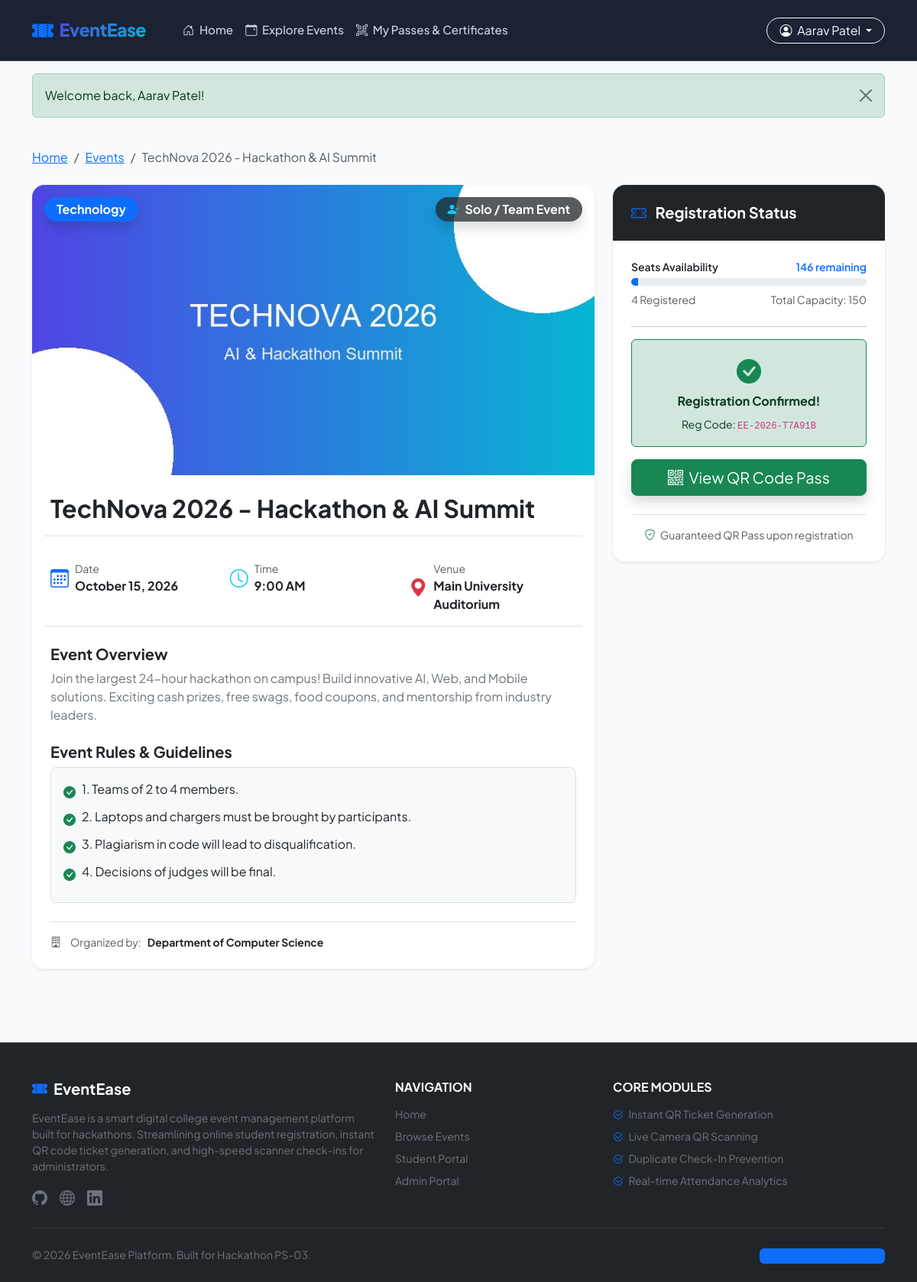
The page /event-details.php?id=1 (signed in) on the database its author committed.
### tables this page shows
CREATE TABLE `events` (
  `id` INT AUTO_INCREMENT PRIMARY KEY,
  `title` VARCHAR(150) NOT NULL,
  `category` VARCHAR(50) NOT NULL DEFAULT 'General',
  `description` TEXT NOT NULL,
  `rules` TEXT,
  `event_date` DATE NOT NULL,
  `event_time` TIME NOT NULL,
  `venue` VARCHAR(150) NOT NULL,
  `organizer` VARCHAR(100) NOT NULL DEFAULT 'Campus Event Committee',
  `capacity` INT NOT NULL,
  `registered_count` INT DEFAULT 0,
  `image` VARCHAR(255) DEFAULT 'default-event.jpg',
  `status` ENUM('active', 'completed', 'cancelled') DEFAULT 'active',
  `created_at` TIMESTAMP DEFAULT CURRENT_TIMESTAMP
);

CREATE TABLE `registrations` (
  `id` INT AUTO_INCREMENT PRIMARY KEY,
  `user_id` INT NOT NULL,
  `event_id` INT NOT NULL,
  `registration_code` VARCHAR(50) NOT NULL UNIQUE,
  `qr_code` VARCHAR(255) NOT NULL,
  `checkin_status` ENUM('pending', 'checked_in') DEFAULT 'pending',
  `checkin_time` DATETIME DEFAULT NULL,
  `registered_at` TIMESTAMP DEFAULT CURRENT_TIMESTAMP,
  UNIQUE KEY `unique_user_event` (`user_id`, `event_id`),
  FOREIGN KEY (`user_id`) REFERENCES `users`(`id`) ON DELETE CASCADE,
  FOREIGN KEY (`event_id`) REFERENCES `events`(`id`) ON DELETE CASCADE
);

### event-details.php (the view, shortened to what this page needs)
<?php
require_once __DIR__ . '/includes/header.php';
$db = getDB();
$eventId = intval($_GET['id'] ?? 0);
$stmt = $db->prepare("SELECT * FROM events WHERE id = ? AND status = 'active'");
$stmt->execute([$eventId]);
$event = $stmt->fetch();
$remainingSeats = $event['capacity'] - $event['registered_count'];
$percentFilled = min(100, round(($event['registered_count'] / $event['capacity']) * 100));
$isRegistered = false;
$registrationDetails = null;
if (isLoggedIn()) {
    $regStmt = $db->prepare("SELECT * FROM registrations WHERE user_id = ? AND event_id = ?");
    $regStmt->execute([$_SESSION['user_id'], $eventId]);
    $registrationDetails = $regStmt->fetch();
    if ($registrationDetails) {
        $isRegistered = true;
    }
}
?>
<?php
$imageFile = basename($event['image'] ?? 'default-event.jpg');
$imagePath = 'assets/uploads/' . rawurlencode($imageFile);
?>
<div class="container py-4">
    <nav aria-label="breadcrumb" class="mb-4">
        <ol class="breadcrumb">
            <li class="breadcrumb-item"><a href="index.php">Home</a></li>
            <li class="breadcrumb-item"><a href="events.php">Events</a></li>
            <li class="breadcrumb-item active" aria-current="page"><?php echo htmlspecialchars($event['title']); ?></li>
        </ol>
    </nav>
    <div class="row g-4">
        <div class="col-lg-8">
            <div class="card border-0 shadow-sm rounded-4 overflow-hidden mb-4">
                <div class="position-relative">
                    <img src="<?php echo $imagePath; ?>" alt="<?php echo htmlspecialchars($event['title']); ?>" class="w-100 object-fit-cover" style="max-height: 380px;" onerror="this.src='assets/uploads/default-event.jpg';" />
                    <span class="position-absolute top-0 start-0 m-3 badge bg-primary px-3 py-2 rounded-pill fs-6 shadow">
                        <?php echo htmlspecialchars($event['category']); ?>
                    </span>
                    <span class="position-absolute top-0 end-0 m-3 badge bg-dark bg-opacity-75 text-white px-3 py-2 rounded-pill fs-6 shadow">
                        <?php
                        $evType = $event['event_type'] ?? 'both';
                        if ($evType === 'team') {
                            echo '<i class="bi bi-people-fill text-warning me-1"></i> Team Event (' . intval($event['min_team_size'] ?? 2) . '-' . intval($event['max_team_size'] ?? 4) . ' Members)';
                        } elseif ($evType === 'both') {
                            echo '<i class="bi bi-person-check-fill text-info me-1"></i> Solo / Team Event';
                        } else {
                            echo '<i class="bi bi-person text-light me-1"></i> Solo Event';
                        }
                        ?>
                    </span>
                </div>
                <div class="card-body p-4">
                    <h2 class="fw-bold mb-3"><?php echo htmlspecialchars($event['title']); ?></h2>
                    <div class="row g-3 py-3 border-top border-bottom my-3">
                        <div class="col-sm-4">
                            <div class="d-flex align-items-center gap-2">
                                <i class="bi bi-calendar3 fs-4 text-primary"></i>
                                <div>
                                    <small class="text-muted d-block">Date</small>
                                    <strong><?php echo date('F j, Y', strtotime($event['event_date'])); ?></strong>
                                </div>
                            </div>
                        </div>
                        <div class="col-sm-4">
                            <div class="d-flex align-items-center gap-2">
                                <i class="bi bi-clock fs-4 text-info"></i>
                                <div>
                                    <small class="text-muted d-block">Time</small>
                                    <strong><?php echo date('g:i A', strtotime($event['event_time'])); ?></strong>
                                </div>
                            </div>
                        </div>
                        <div class="col-sm-4">
                            <div class="d-flex align-items-center gap-2">
                                <i class="bi bi-geo-alt-fill fs-4 text-danger"></i>
                                <div>
                                    <small class="text-muted d-block">Venue</small>
                                    <strong><?php echo htmlspecialchars($event['venue']); ?></strong>
                                </div>
                            </div>
                        </div>
                    </div>
                    <h5 class="fw-bold mt-4 mb-2">Event Overview</h5>
                    <p class="text-secondary leading-relaxed">
                        <?php echo nl2br(htmlspecialchars($event['description'])); ?>
                    </p>
                    <?php if (!empty($event['rules'])): ?>
                        <h5 class="fw-bold mt-4 mb-2">Event Rules & Guidelines</h5>
                        <div class="p-3 bg-light rounded-3 border">
                            <ul class="list-unstyled mb-0">
                                <?php
                                $rules = explode("\n", $event['rules']);
                                foreach ($rules as $rule):
                                    if (trim($rule) !== ''):
                                ?>
                                    <li class="mb-2 d-flex align-items-start gap-2">
                                        <i class="bi bi-check-circle-fill text-success mt-1"></i>
                                        <span><?php echo htmlspecialchars(trim($rule)); ?></span>
                                    </li>
                                <?php
                                    endif;
                                endforeach;
                                ?>
                            </ul>
                        </div>
                    <?php endif; ?>
                    <div class="mt-4 pt-3 border-top d-flex align-items-center gap-2 text-muted small">
                        <i class="bi bi-building me-1"></i> Organized by: <strong class="text-dark"><?php echo htmlspecialchars($event['organizer']); ?></strong>
                    </div>
                </div>
            </div>
        </div>
        <div class="col-lg-4">
            <div class="card border-0 shadow-sm rounded-4 sticky-top" style="top: 100px;">
                <div class="card-header bg-dark text-white p-4 rounded-top-4">
                    <h5 class="fw-bold mb-0"><i class="bi bi-ticket-perforated me-2 text-primary"></i> Registration Status</h5>
                </div>
                <div class="card-body p-4">
                    <div class="mb-4">
                        <div class="d-flex justify-content-between align-items-center mb-1 small fw-semibold">
                            <span>Seats Availability</span>
                            <span class="text-primary"><?php echo max(0, $remainingSeats); ?> remaining</span>
                        </div>
                        <div class="progress" style="height: 10px;">
                            <div class="progress-bar bg-gradient-primary" role="progressbar" style="width: <?php echo $percentFilled; ?>%;" aria-valuenow="<?php echo $percentFilled; ?>" aria-valuemin="0" aria-valuemax="100"></div>
                        </div>
                        <div class="d-flex justify-content-between align-items-center mt-2 small text-muted">
                            <span><?php echo $event['registered_count']; ?> Registered</span>
                            <span>Total Capacity: <?php echo $event['capacity']; ?></span>
                        </div>
                    </div>
                    <hr>
                    <?php if ($isRegistered): ?>
                        <div class="alert alert-success border-success text-center mb-3">
                            <i class="bi bi-check-circle-fill fs-2 d-block mb-1 text-success"></i>
                            <strong>Registration Confirmed!</strong>
                            <p class="small mb-0 mt-2">Reg Code: <code><?php echo htmlspecialchars($registrationDetails['registration_code']); ?></code></p>
                        </div>
                        <div class="d-grid gap-2">
                            <a href="my-events.php" class="btn btn-success btn-lg shadow">
                                <i class="bi bi-qr-code me-1"></i> View QR Code Pass
                            </a>
                        </div>
                    <?php endif; ?>
                    <div class="mt-4 pt-3 border-top text-center text-muted small">
                        <i class="bi bi-shield-check text-success me-1"></i> Guaranteed QR Pass upon registration
                    </div>
                </div>
            </div>
        </div>
    </div>
</div>
<?php require_once __DIR__ . '/includes/footer.php'; ?>

### assets/css/style.css (style rules this page uses)
:root { --primary-color: #4f46e5; --primary-hover: #4338ca; --secondary-color: #06b6d4; --dark-color: #0f172a; --light-bg: #f8fafc; --card-bg: #ffffff; --border-color: #e2e8f0; --text-primary: #1e293b; --text-muted: #64748b; --accent-gradient: linear-gradient(135deg, #4f46e5 0%, #06b6d4 100%); --hero-gradient: linear-gradient(135deg, #0f172a 0%, #1e1b4b 50%, #312e81 100%); }
body { font-family: 'Plus Jakarta Sans', -apple-system, BlinkMacSystemFont, sans-serif; background-color: var(--light-bg); color: var(--text-primary); min-height: 100vh; display: flex; flex-direction: column; }

### rows shown on the page
events: title "TechNova 2026 - Hackathon & AI Summit", image (picture), category "Technology", event_date "October 15, 2026", event_time "9:00 AM", venue "Main University Auditorium", description "Join the largest 24-hour hackathon on campus! Build innovative AI, Web, and Mobile solutions. Exciting cash prizes, free swags, food coupons, and mentorship from industry leaders.", rules "1. Teams of 2 to 4 members.", rules "2. Laptops and chargers must be brought by participants.", rules "3. Plagiarism in code will lead to disqualification.", rules "4. Decisions of judges will be final.", organizer "Department of Computer Science", max(0, $remainingSeats) "146", registered_count "4", capacity "150"
registrations: registration_code "EE-2026-T7A91B"

### other values the page prints
$_SESSION['user_name'] "Aarav Patel"
$flash['message'] "Welcome back, Aarav Patel!"
